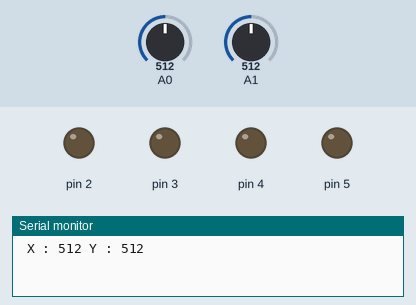
The sketch below on a simulated Arduino Uno, built with avr-gcc and run on an emulated ATmega328P. On the bench: output pins drawn as LEDs (lit = HIGH), the last lines printed to the serial monitor. Inputs (shaded band) come from the test bench; at power-on: A0 = 512, A1 = 512.

Above: at 1.2 s.
1.3 s: A0 set to 983
3.2 s: A0 set to 1010
At 4.8 s:
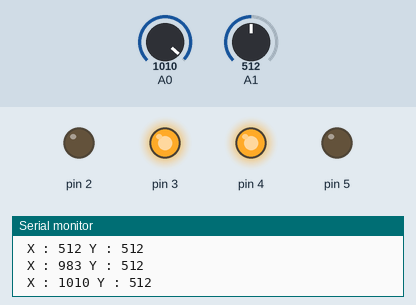
5.5 s: A1 set to 985
7.2 s: A1 set to 1015
At 9.1 s:
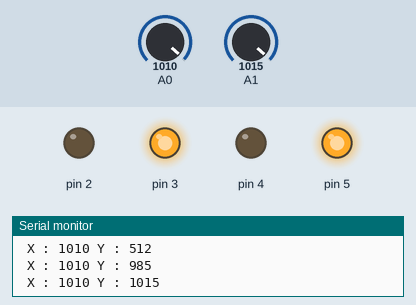
9.5 s: A1 set to 0
At 10.7 s:
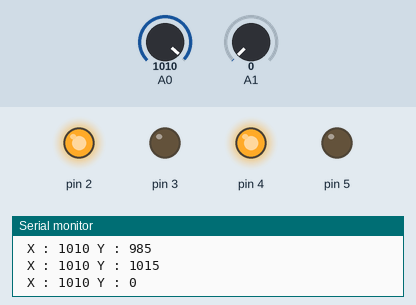
11.5 s: A1 set to 8
13.2 s: A1 set to 11
At 15.0 s:
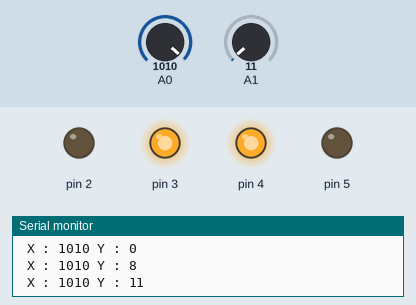
Timing chart, 0 to 16.5 s (numbered marks = the images above; inputs shaded):
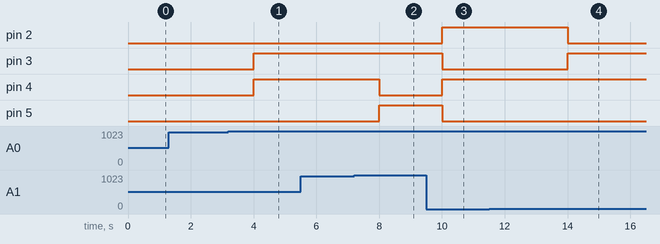

The sketch:

35_Rccar_Joystick.ino
```cpp
void setup() {
  pinMode (A0,INPUT);
  pinMode (A1,INPUT);
  pinMode (2,OUTPUT);
  pinMode (3,OUTPUT);
  pinMode (4,OUTPUT);
  pinMode (5,OUTPUT);
  Serial.begin (9600);
}

void loop() {
  Serial.print (" X : ");
  Serial.print (analogRead(A0));
  Serial.print (" Y : ");
  Serial.println (analogRead(A1));

  if (analogRead(A1) < 10)            //FRONT
  {
    digitalWrite (2, HIGH);
    digitalWrite (3, LOW);
    digitalWrite (4, HIGH);
    digitalWrite (5, LOW);
    delay (2000);
  }
  else if (analogRead(A1) > 1000)     //BACK
  {
  digitalWrite (2, LOW);
  digitalWrite (3, HIGH);
  digitalWrite (4, LOW);
  digitalWrite (5, HIGH);
  delay (2000);
  }
  else if (analogRead(A0) < 10)       //LEFT
  {
  digitalWrite (2, HIGH);
  digitalWrite (3, LOW);
  digitalWrite (4, LOW);
  digitalWrite (5, HIGH);
  delay (2000);
  }
  else if (analogRead(A0) > 1000)     //RIGHT
  {
  digitalWrite (2, LOW);
  digitalWrite (3, HIGH);
  digitalWrite (4, HIGH);
  digitalWrite (5, LOW);
  delay (2000);
  }
 else
 {
 digitalWrite (2, LOW);
 digitalWrite (3, LOW);
 digitalWrite (4, LOW);
 digitalWrite (5, LOW);
 delay (2000);
 }
}
```

Measured:
- the behaviour switches between 1000 and 1001 on A0 (found by bisection; images 0 and 1)
- the behaviour switches between 1000 and 1001 on A1 (found by bisection; images 1 and 2)
- the behaviour switches between 9 and 10 on A1 (found by bisection; images 3 and 4)
- after the input at 3.2 s, pin 3, pin 4: LOW → HIGH after 0.80 s
- after the input at 7.2 s, pin 4: HIGH → LOW after 0.81 s; pin 5: LOW → HIGH after 0.81 s
- after the input at 9.5 s, pin 2, pin 4: LOW → HIGH after 0.51 s; pin 3, pin 5: HIGH → LOW after 0.51 s
- after the input at 13.2 s, pin 2: HIGH → LOW after 0.81 s; pin 3: LOW → HIGH after 0.81 s
